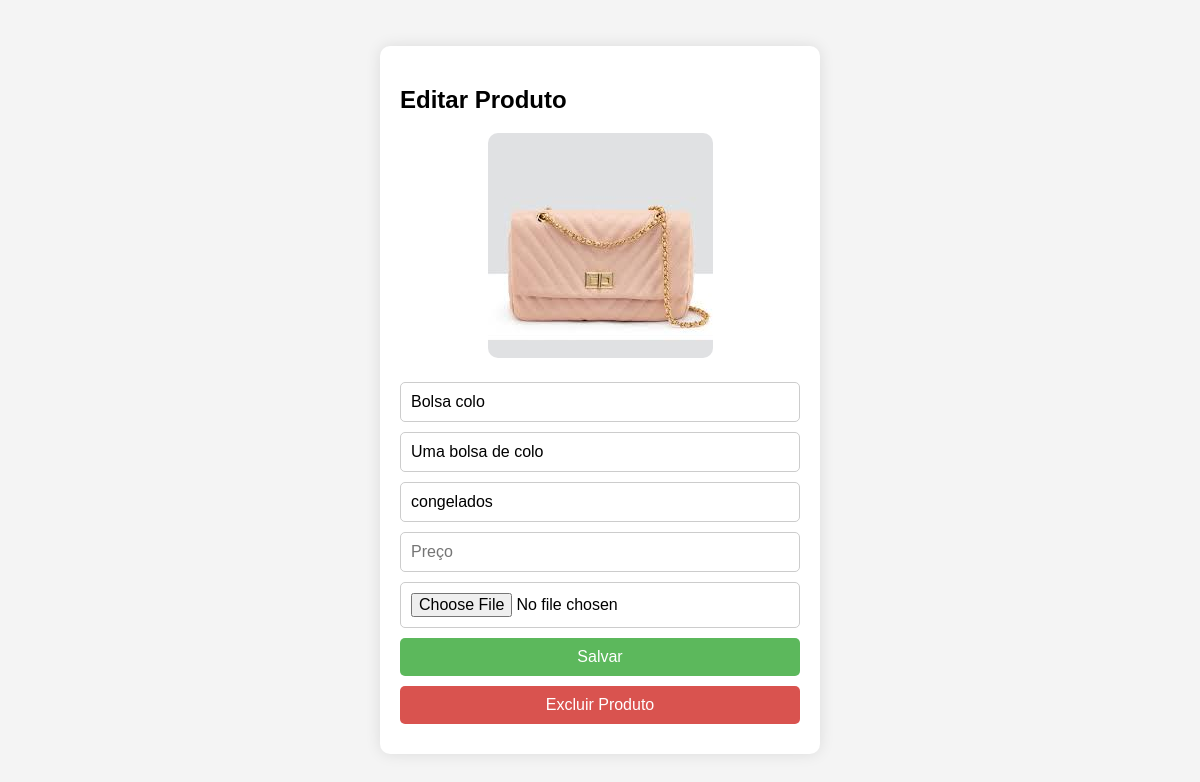
The page /editar-produto/2/ (signed in) on the database its author committed.
### api/models.py (models this page shows)
class Produto(models.Model):
    user = models.ForeignKey(User, verbose_name=_("Usuário"), on_delete=models.CASCADE)
    nome = models.CharField(max_length=100, null=False)
    tipo = models.CharField(max_length=50, null=False)
    descricao = models.TextField(null=False)
    valor = models.DecimalField(null=False, max_digits=7, decimal_places=2)
    imagem = models.ImageField(null=False,upload_to ='produtos/')

### site_administrativo/views.py (the view, shortened to what this page needs)
# urls.py: path('editar-produto/<int:id>/', editarProduto, name='editarProduto'),
@login_required
def editarProduto(request, id):
    produto = get_object_or_404(Produto, id=id)
    context = {
        'produto': produto
    }
    return render(request, 'editarProduto.html', context)

### site_administrativo/templates/editarProduto.html (shortened to what this page needs)
<!DOCTYPE html>
<html lang="en">
<head>
</head>
<body>
    <div class="cadastro">
        <h2>Editar Produto</h2>
        <div class="produto-imagem">
            {% if produto.imagem %}
                <img src="{{ produto.imagem.url }}" alt="{{ produto.nome }}">
            {% else %}
                <p>Este produto não possui imagem.</p>
            {% endif %}
        </div>
        <form action="" method="POST" enctype="multipart/form-data">
            <input type="text" name="nome" id="nome" placeholder="Nome" value="{{ produto.nome }}" required>
            <input type="text" name="descricao" id="descricao" placeholder="Descrição" value="{{ produto.descricao }}" required>
            <input type="text" name="tipo" id="tipo" placeholder="Tipo" value="{{ produto.tipo }}" required>
            <input type="number" name="preco" id="preco" placeholder="Preço" value="{{ produto.valor }}" required>
            <input type="file" name="image" id="image">
            <button type="submit">Salvar</button>
        </form>
        <form action="{% url 'excluir_produto' produto.id %}" method="POST">
            <button type="submit" class="delete-button">Excluir Produto</button>
        </form>
    </div>
</body>
</html>

### site_administrativo/templates/editarProduto.html (style rules this page uses)
body { font-family: Arial, sans-serif; background-color: #f4f4f4; display: flex; justify-content: center; align-items: center; height: 100vh; margin: 0; }
.cadastro { background-color: white; padding: 20px; border-radius: 10px; box-shadow: 0px 0px 15px rgba(0, 0, 0, 0.1); max-width: 400px; width: 100%; }
form { display: flex; flex-direction: column; }
form input, form button { padding: 10px; margin-bottom: 10px; border: 1px solid #ccc; border-radius: 5px; font-size: 1em; }
form button { background-color: #5cb85c; color: white; border: none; cursor: pointer; }
.delete-button { background-color: #d9534f; }
.produto-imagem { text-align: center; margin-bottom: 20px; }
.produto-imagem img { max-width: 100%; height: auto; border-radius: 10px; }

### rows shown on the page
Produto: imagem (picture), nome "Bolsa colo", descricao "Uma bolsa de colo", tipo "congelados"
